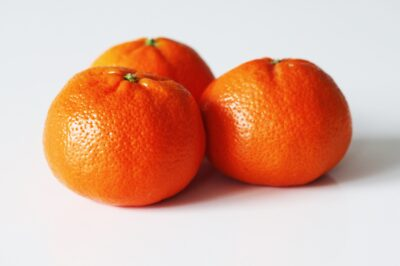
#> input picture code/111.jpg, 400 x 266 px
$ jupyter execute try.ipynb
#> lines starting #> are read from the running program, lines starting #| are printed output that depends on the picture; after the words box and inside, x2 and y2 are one past the last pixel; in counts of white or black regions, pixels touching at a corner belong together
[cell 1]
import cv2 as cv
import numpy as np

def read_opt(name):
#> called with name = '111.jpg'
    img1 = cv.imread(name)
#> img1 is the input picture: shape (266, 400, 3); mean B, G, R 154.3, 173.2, 222
    height = 400
    width = int(img1.shape[1] * height / img1.shape[0])
#> width = 601
    img1 = cv.resize(img1, (width, height))
#> img1: shape (400, 601, 3)
    return img1

def clahe_opt(img1):
    # 增加对比度
    img1 = cv.cvtColor(img1, cv.COLOR_BGR2LAB)
#> img1: shape (400, 601, 3); mean of channels 0, 1, 2 194.7, 145.9, 147.8
    l, a, b = cv.split(img1)
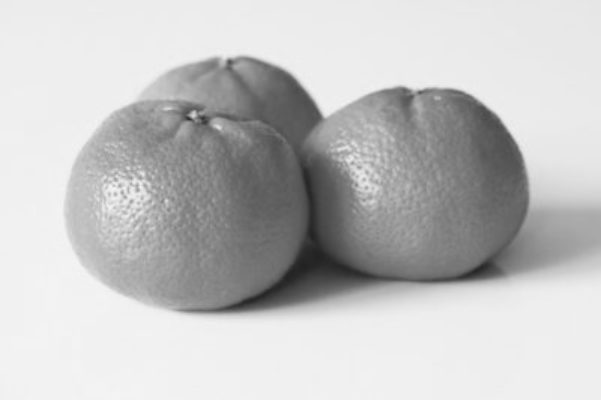
#> l: shape (400, 601); min 34, max 245, mean 194.7
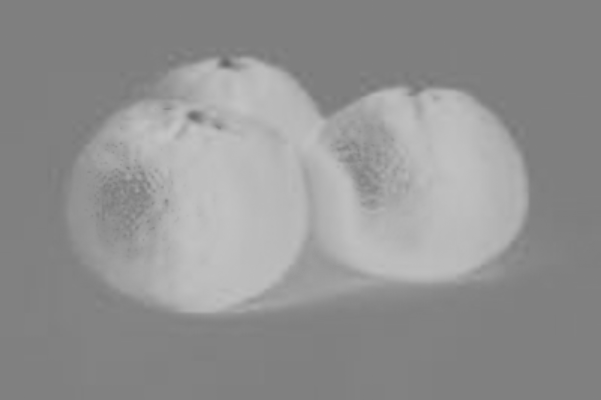
#> a: shape (400, 601); min 101, max 197, mean 145.9
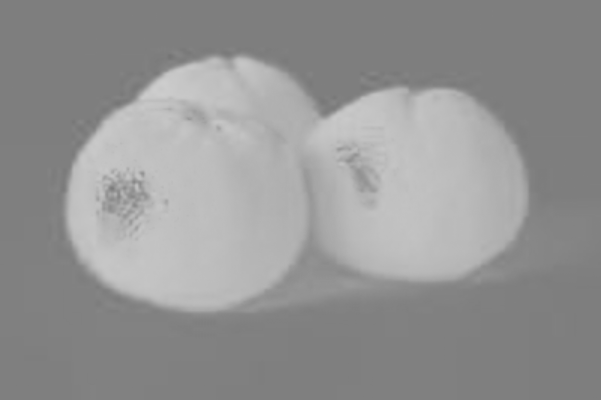
#> b: shape (400, 601); min 116, max 206, mean 147.8
    clahe = cv.createCLAHE(clipLimit=2, tileGridSize=(8, 8))
    clahe_l = clahe.apply(l)
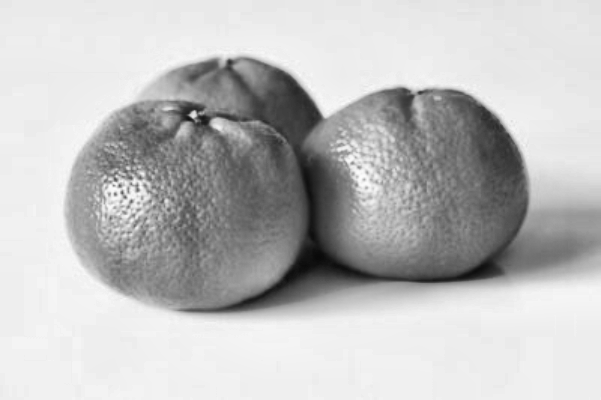
#> clahe_l: shape (400, 601); min 9, max 252, mean 190.5
    img2 = cv.merge([clahe_l, a, b])
#> img2: shape (400, 601, 3); mean of channels 0, 1, 2 190.5, 145.9, 147.8
    img2 = cv.cvtColor(img2, cv.COLOR_LAB2BGR)
    return img2

def lab_opt(img1):
    # 做高通滤波模糊处理
    rows, cols, channels = img1.shape
#> rows = 400; cols = 601; channels = 3
    gaussian_sigma = 50  # 高斯滤波器的标准差
    gaussian_filter = np.zeros((rows, cols, 2 ), np.float32)
    for i in range(rows):
        for j in range(cols):
            gaussian_filter[i, j] = np.exp(-((i - rows // 2) ** 2 + (j - cols // 2) ** 2) / (2 * gaussian_sigma ** 2))

    img0 = cv.cvtColor(img1, cv.COLOR_BGR2LAB)
#> img0: shape (400, 601, 3); mean of channels 0, 1, 2 190.5, 145.6, 147
    img2 = img0[:, :, 1]**2
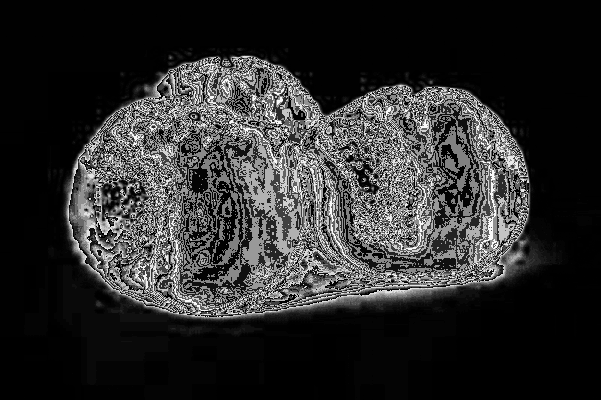
#> img2: shape (400, 601); min 0, max 249, mean 44.5
    img4 = img0[:, :, 2]**2

    dft = cv.dft(np.float32(img2),flags = cv.DFT_COMPLEX_OUTPUT)
    dft_shift = np.fft.fftshift(dft)
    dft_filtered = dft_shift * gaussian_filter
    f_ishift = np.fft.ifftshift(dft_filtered)
    img2 = cv.idft(f_ishift)
    img2 = cv.magnitude(img2[:,:,0],img2[:,:,1])
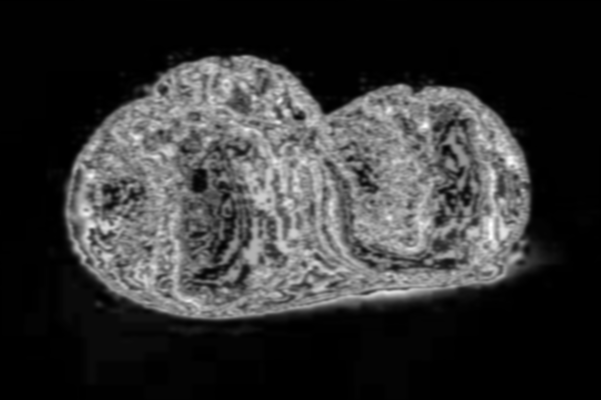
#> img2: shape (400, 601) float32; min 0.00333, max 52513520, mean 10700366; drawn with min black and max white
    img2 = cv.normalize(img2, None, 0, 255, cv.NORM_MINMAX, cv.CV_8U)

    dft = cv.dft(np.float32(img4),flags = cv.DFT_COMPLEX_OUTPUT)
    dft_shift = np.fft.fftshift(dft)
    dft_filtered = dft_shift * gaussian_filter
    f_ishift = np.fft.ifftshift(dft_filtered)
    img4 = cv.idft(f_ishift)
    img4 = cv.magnitude(img4[:,:,0],img4[:,:,1])
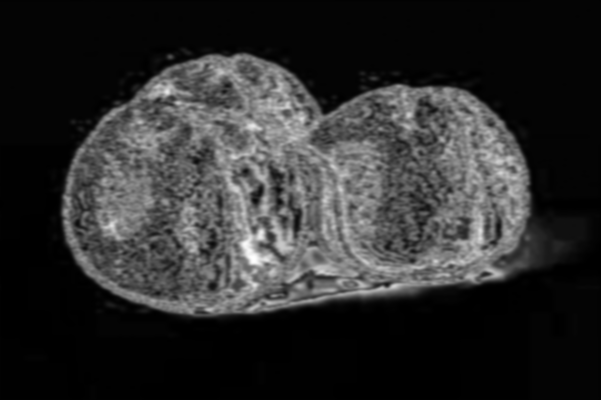
#> img4: shape (400, 601) float32; min 0.000265, max 59631144, mean 10665660; drawn with min black and max white
    img4 = cv.normalize(img4, None, 0, 255, cv.NORM_MINMAX, cv.CV_8U)

    img0[:, :, 0]  = cv.add(img2,img4)
#> img0: shape (400, 601, 3); mean of channels 0, 1, 2 93.2, 145.6, 147
    img0 = cv.cvtColor(img0,cv.COLOR_LAB2BGR)
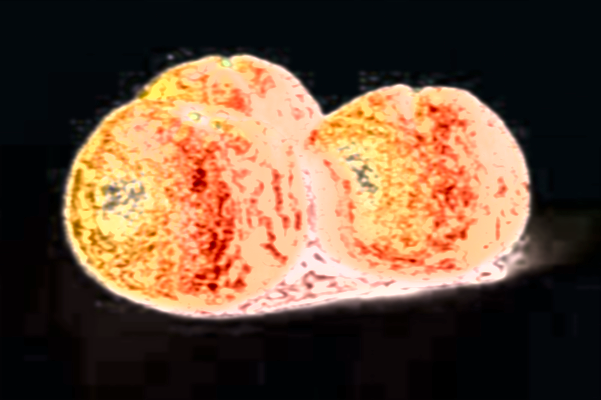
#> img0: shape (400, 601, 3); mean B, G, R 57.5, 78.1, 104

    return  img0

def color_opt(img1):
    # 颜色阈值
    img0 = cv.cvtColor(img1,cv.COLOR_BGR2HSV)
#> img0: shape (400, 601, 3); mean H, S, V 64.7, 158.6, 107.1
    lower_red = np.array([0, 0, 96])
    upper_red = np.array([180, 255, 255])
    mask = cv.inRange(img1, lower_red, upper_red)
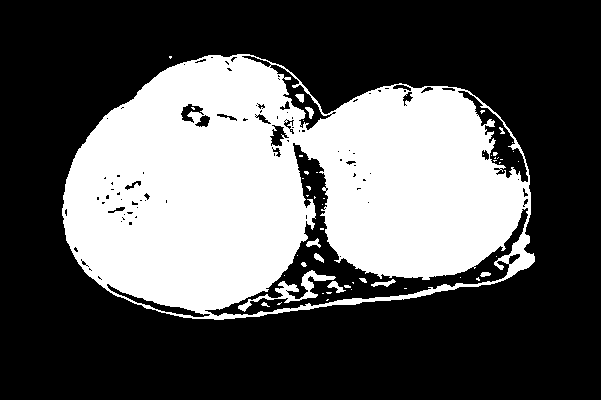
#> mask: shape (400, 601); 35% white; 52 white regions (39 under 20 px), largest, box (x1, y1, x2, y2) and area: (62, 54, 535, 320) 82513, (238, 270, 336, 312) 793, (327, 281, 346, 293) 93
    # 在原始图像上应用掩膜，提取水果部分
    result = cv.bitwise_and(img1, img1, mask=mask)
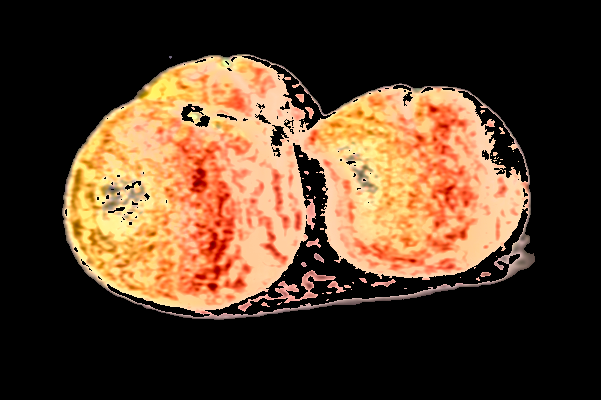
#> result: shape (400, 601, 3); mean B, G, R 40.5, 61.2, 86.1
    return result

def canny_opt(img1):
    # 边缘检测
    edges = cv.Canny(img1,100,200)
    return edges

def contour_opt(img1):
    # 轮廓检测
    img2 = cv.cvtColor(img1,cv.COLOR_BGR2GRAY)
    ret,img3 = cv.threshold(img2,100,255,cv.THRESH_BINARY)
    cv.imshow("contDour",img3)
    contours,hierarchy = cv.findContours(img3,cv.RETR_LIST,cv.CHAIN_APPROX_SIMPLE)
    cv.drawContours(img1, contours, -1, (0,255,0), 3)
    return img1

img = read_opt("111.jpg")
cv.imshow("img",img)
img = clahe_opt(img)
img = lab_opt(img)
cv.imshow("lab",img)
img = color_opt(img)
cv.imshow("color",img)
# img = contour_opt(img)
# cv.imshow("contour",img)

cv.waitKey(0)
cv.destroyAllWindows()

$ run again, with code/0197.jpg copied over code/111.jpg
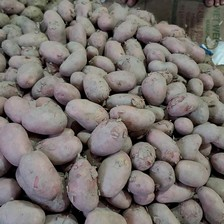
#> input picture code/0197.jpg, 224 x 224 px
#> in read_opt, img1 is the input picture: shape (224, 224, 3); mean B, G, R 109.6, 113, 119.2
#> in color_opt, `mask = cv.inRange(img1, lower_red, upper_red)`:
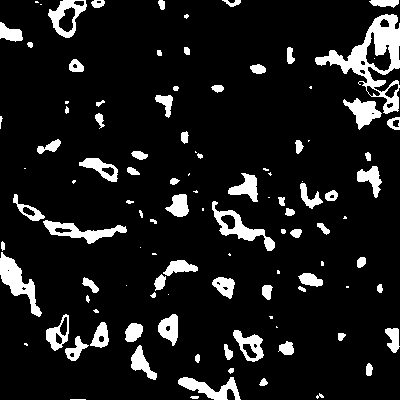
#> mask: shape (400, 400); 10.4% white; 109 white regions (31 under 20 px), largest, box (x1, y1, x2, y2) and area: (315, 14, 400, 114) 2578, (0, 252, 42, 317) 948, (212, 201, 275, 251) 815
#> in color_opt, `result = cv.bitwise_and(img1, img1, mask=mask)`:
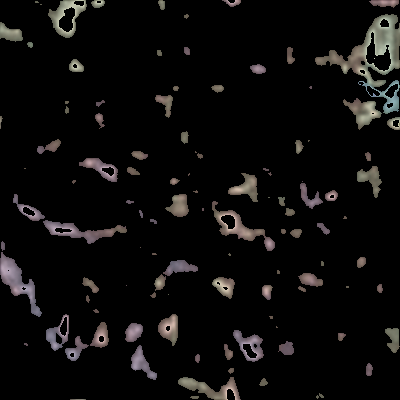
#> result: shape (400, 400, 3); mean B, G, R 11.6, 12.1, 13.1

$ run again, with code/0273.jpg copied over code/111.jpg
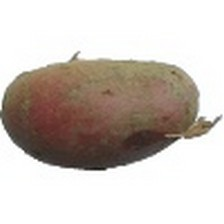
#> input picture code/0273.jpg, 224 x 224 px
#> in read_opt, img1 is the input picture: shape (224, 224, 3); mean B, G, R 189.2, 195.6, 204
#> mask: shape (400, 400); 14.6% white; 16 white regions (6 under 20 px), largest, box (x1, y1, x2, y2) and area: (5, 105, 377, 284) 22645, (143, 229, 175, 255) 296, (89, 240, 116, 246) 90
#> in color_opt, `result = cv.bitwise_and(img1, img1, mask=mask)`:
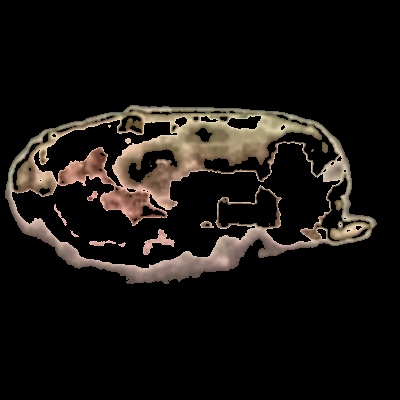
#> result: shape (400, 400, 3); mean B, G, R 16.4, 19.6, 23.1
